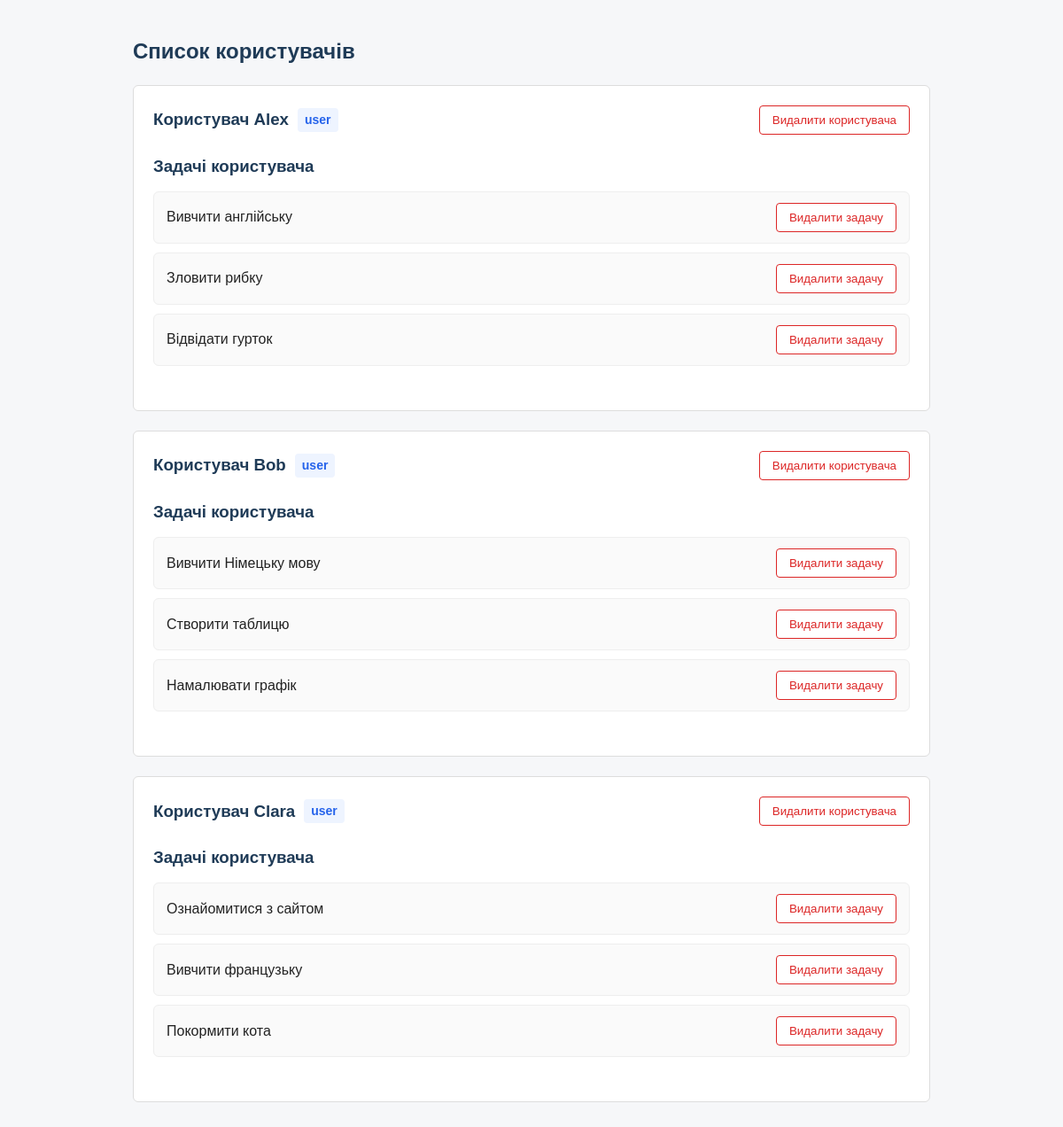
Page /admin (signed in) on the earlier database version.
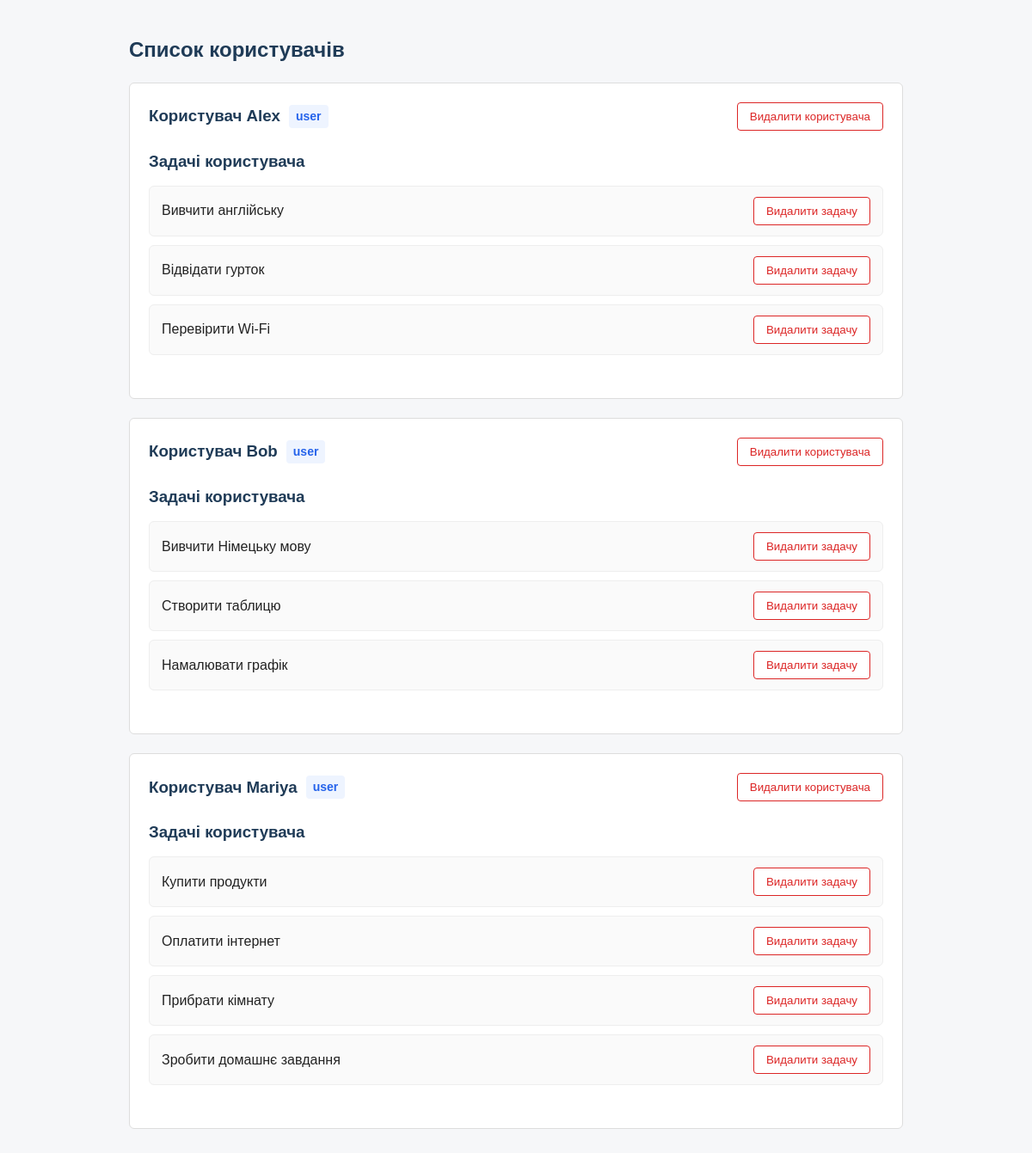
Same page on the later database version.
### tables this page shows
CREATE TABLE users (
                 id INTEGER PRIMARY KEY AUTOINCREMENT,
                 username TEXT UNIQUE,
                 password TEXT NOT NULL,
                 age INTEGER NOT NULL
    , role TEXT DEFAULT 'user');

CREATE TABLE tasks (
                id INTEGER PRIMARY KEY AUTOINCREMENT,
                user_id INTEGER,
                description TEXT,
                created_at TIMESTAMP NOT NULL,
                due_at TIMESTAMP NOT NULL,
                priority INTEGER NOT NULL,
                done BOOLEAN NOT NULL,
                FOREIGN KEY("user_id") REFERENCES users(id)
    );

### app.py (the view)
@app.route("/admin")
def admin_board():
    if "username" not in session or session.get("role") != "admin":
        flash("Доступ заборонено")
        return redirect(url_for("login"))
    users = db.get_all_users()
    tasks = db.get_all_tasks()
    tasks_by_users = {}
    for user in users:
        list_tasks = []
        for task in tasks:
            list_tasks.append(task) if task[1] == user[0] else None
        tasks_by_users.setdefault(user[0], list_tasks)
    return render_template('admin.html', users=users, tasks=tasks_by_users)

### database.py (called while the page is built)
def get_all_users():
    conn = sqlite3.connect("database.db")
    cursor = conn.cursor()
    cursor.execute("SELECT * FROM users WHERE role = 'user'")
    users = cursor.fetchall()
    conn.close()
    return users

def get_all_tasks():
    conn = sqlite3.connect("database.db")
    cursor = conn.cursor()
    cursor.execute("SELECT * FROM tasks")
    tasks = cursor.fetchall()
    conn.close()
    return tasks

### templates/admin.html (shortened to what this page needs)
<!DOCTYPE html>
<html lang="uk">
<head>
    <link rel="stylesheet" href="{{ url_for('static', filename='css/style.css') }}">
</head>
<body>
    <h2>Список користувачів</h2>
    <ol class="admin-users">
        {% for user in users %}
            <li class="admin-user-card">
                <div class="admin-user-header">
                    <div class="admin-user-title">
                        <h3>Користувач {{ user[1] }}</h3>
                        <span class="user-role">user</span>
                    </div>
                    <form action="{{ url_for('admin_delete_user', user_id=user[0]) }}" method="POST">
                        <button type="submit" class="button-danger-outline">Видалити користувача</button>
                    </form>
                </div>
                <h3>Задачі користувача</h3>
                <ol class="admin-task-list">
                    {% for task in tasks.get(user[0], []) %}
                        <li>
                            <span>{{ task[2] }}</span>
                            <form action="{{ url_for('admin_delete_task', task_id=task[0]) }}" method="POST">
                                <button type="submit" class="button-danger-outline">Видалити задачу</button>
                            </form>
                        </li>
                    {% else %}
                        <li class="empty-tasks">Задач поки немає</li>
                    {% endfor %}
                </ol>
            </li>
        {% endfor %}
    </ol>
</body>
</html>

### static/css/style.css (style rules this page uses)
body { max-width: 900px; margin: 40px auto; padding: 0 20px; font-family: Arial, sans-serif; color: #222; background: #f6f7f9; line-height: 1.5; }
h1, h2, h3 { color: #1f3b57; }
form, ol, ul { background: #fff; border: 1px solid #ddd; border-radius: 6px; padding: 20px; }
li { margin-bottom: 14px; }
li form { display: inline-block; margin-left: 16px; padding: 0; border: 0; background: transparent; }
li h3 { margin-top: 22px; margin-bottom: 14px; }
li ol { margin-top: 12px; margin-bottom: 28px; }
button { padding: 8px 14px; border: 0; border-radius: 4px; color: #fff; background: #2563eb; cursor: pointer; }
.button-danger-outline { color: #dc2626; background: #fff; border: 1px solid #dc2626; }
.admin-users { padding: 0; border: 0; background: transparent; list-style: none; }
.admin-user-card { margin-bottom: 22px; padding: 22px; border: 1px solid #ddd; border-radius: 6px; background: #fff; }
.admin-user-header { display: flex; gap: 10px; align-items: center; justify-content: space-between; margin-bottom: 14px; }
.admin-user-header h3 { margin: 0; }
.admin-user-header form { margin-left: 0; }
.admin-user-title { display: flex; gap: 10px; align-items: center; }
.user-role { padding: 3px 8px; border-radius: 4px; color: #2563eb; background: #eef4ff; font-size: 14px; font-weight: bold; }
.admin-task-list { margin-top: 10px; padding: 0; border: 0; background: transparent; }
.admin-task-list li { display: flex; gap: 12px; align-items: center; justify-content: space-between; margin-bottom: 10px; padding: 12px 14px; border: 1px solid #eee; border-radius: 6px; background: #fafafa; }
.admin-task-list li form { margin-left: 0; }

Differences in the rows shown:
removed tasks: description "Зловити рибку", shown under users "Alex"
removed users: username "Clara"
removed tasks: description "Ознайомитися з сайтом", shown under "Clara"
removed tasks: description "Вивчити французьку", shown under "Clara"
removed tasks: description "Покормити кота", shown under "Clara"
added tasks: description "Перевірити Wi-Fi", shown under users "Alex"
added users: username "Mariya"
added tasks: description "Купити продукти", shown under "Mariya"
added tasks: description "Оплатити інтернет", shown under "Mariya"
added tasks: description "Прибрати кімнату", shown under "Mariya"
added tasks: description "Зробити домашнє завдання", shown under "Mariya"
